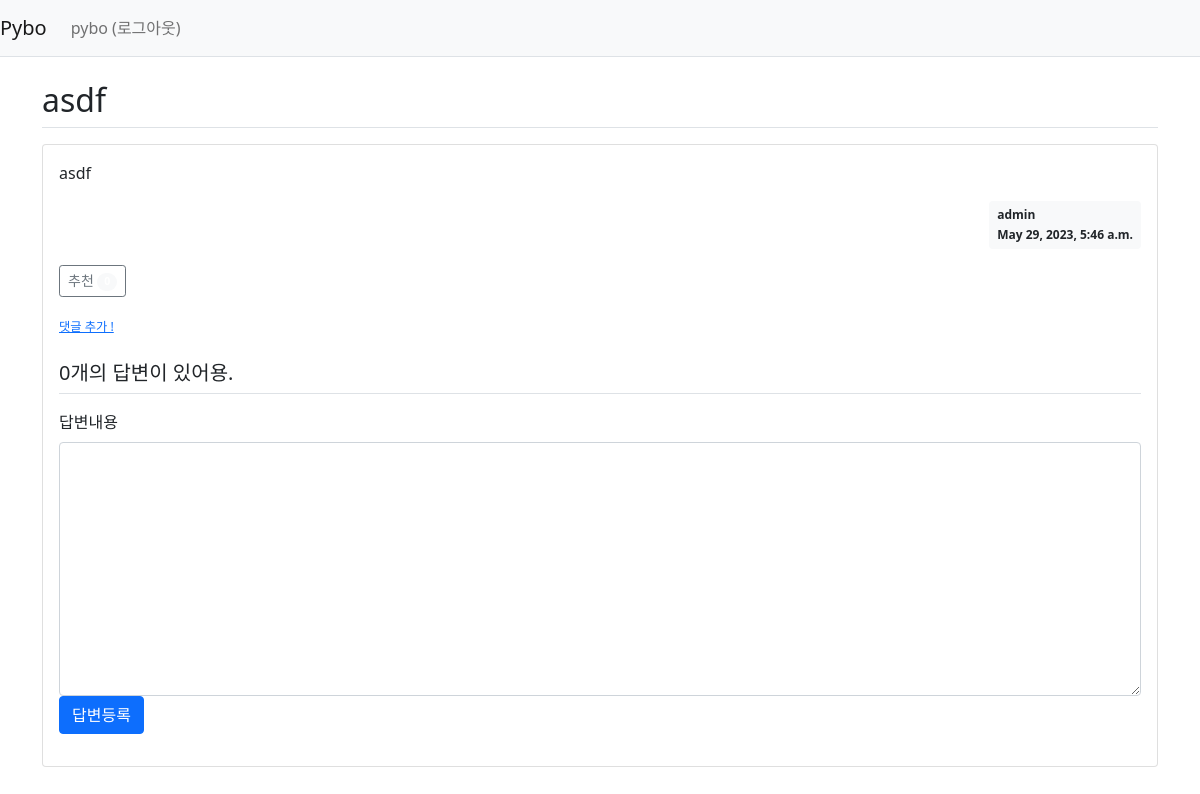
/pybo/answer/create/649/ (signed in), run on an earlier commit of the app's database.
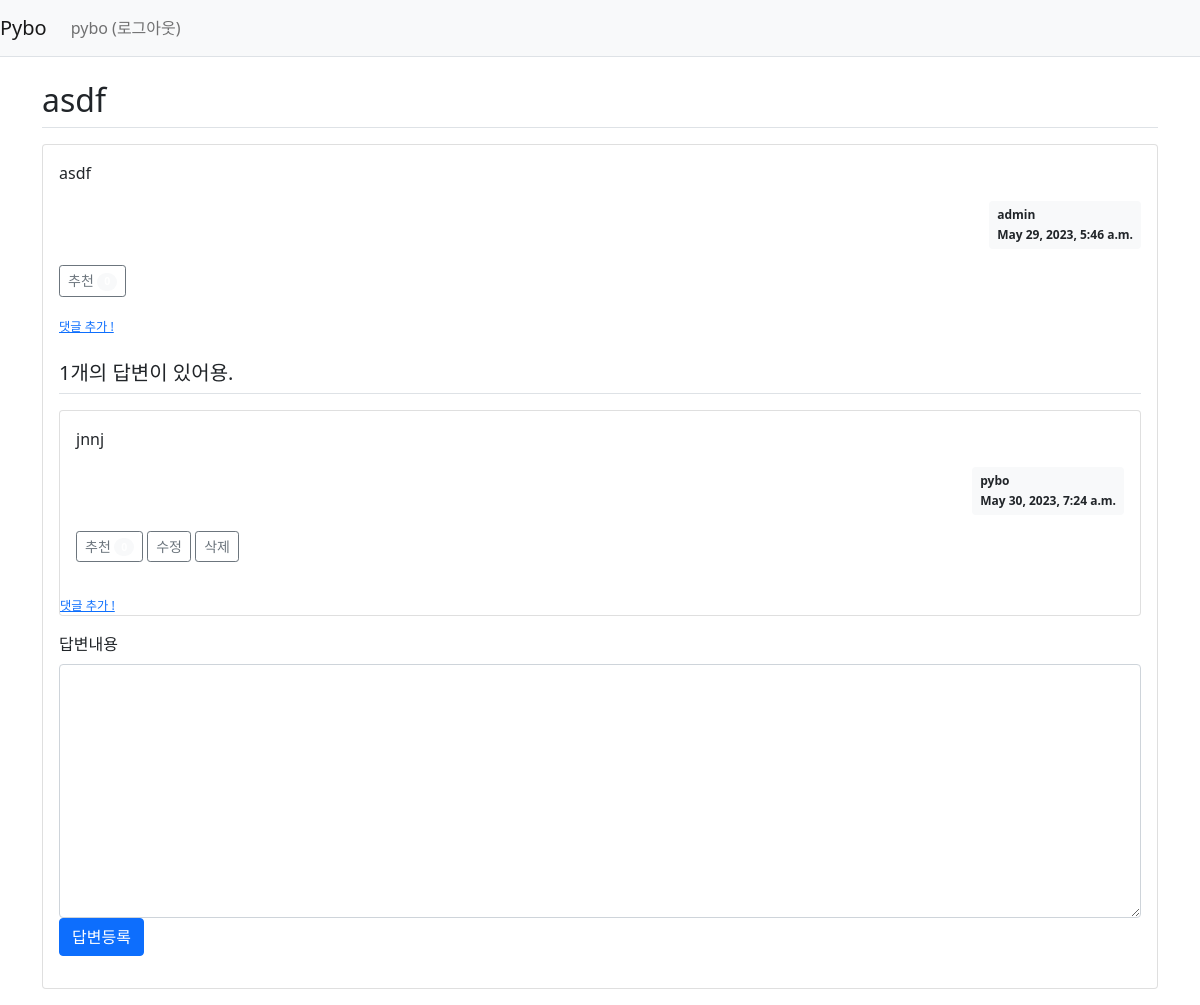
And on a later commit of the database.
### pybo/models.py (models this page shows, shortened)
class Question(models.Model):
    author = models.ForeignKey(User, on_delete = models.CASCADE, related_name='author_question')
    subject = models.CharField(max_length = 200)
    content = models.TextField()
    create_date = models.DateTimeField()
    modify_date = models.DateTimeField(null=True, blank=True)
    modify_count = models.IntegerField(default=0)
    voter = models.ManyToManyField(User, related_name = 'voter_question') # 추천인 추가

class Answer(models.Model):
    author = models.ForeignKey(User, on_delete=models.CASCADE, related_name = 'author_answer')
    question = models.ForeignKey(Question, on_delete = models.CASCADE)
    content = models.TextField()
    create_date = models.DateTimeField()
    modify_date = models.DateTimeField(null=True, blank=True)
    modify_count = models.IntegerField(default=0)
    voter = models.ManyToManyField(User, related_name = 'voter_answer')

### pybo/views/answer_views.py (the view)
# urls.py: path('answer/create/<int:question_id>/', answer_views.answer_create, name='answer_create'),
@login_required(login_url='common:login')
def answer_create(request, question_id):
    question = get_object_or_404(Question, pk=question_id)
    if request.method == "POST":
        form = AnswerForm(request.POST)
        if form.is_valid():
            answer = form.save(commit=False)
            answer.author = request.user  # 추가한 속성 author 적용
            answer.create_date = timezone.now()
            answer.question = question
            answer.save()
            return redirect('{}#answer_{}'.format(
                resolve_url('pybo:detail', question_id=question.id), answer.id))
    else:
        form = AnswerForm()
    context = {'question': question, 'form': form}
    return render(request, 'pybo/question_detail.html', context)

### pybo/forms.py
class AnswerForm(forms.ModelForm):
    class Meta:
        model = Answer
        fields = ['content']
        labels = {
            'content' : '답변내용'
        }

### pybo/templatetags/pybo_filter.py (called while the page is built)
@register.filter
def mark(value):
    extensions = ['nl2br', 'fenced_code']
    return mark_safe(markdown.markdown(value, extensions=extensions))

### templates/pybo/question_detail.html (shortened to what this page needs)
{% extends 'base.html' %}
{% load pybo_filter %}
{% block content %}
<div class="container my-3">
    <h2 class="border-bottom py-2">{{ question.subject }}</h2>
    <div class="card my-3">
        <div class="card-body">
            <div class="card-text">{{ question.content|mark }}</div>
            <div class="d-flex justify-content-end">
                <div class="badge bg-light text-dark p-2 text-start">
                    <div class="mb-2">{{ question.author.username }}</div>
                    <div>{{ question.create_date }}</div>
                </div>
            </div>
            <div class="my-3">
                <a href="javascript:void(0)" data-uri="{% url 'pybo:vote_question' question.id %}"
                    class="recommend btn btn-sm btn-outline-secondary">
                    추천
                    <span class="badge rounded-pill bg-light">{{ question.voter.count }}</span></a>
            </div>
        <a href="{% url 'pybo:comment_create_question' question.id %}" class="small"><small>댓글 추가 !</small></a>
    <h5 class="border-bottom my-3 py-2">{{ question.answer_set.count }}개의 답변이 있어용.</h5>
    {% for answer in question.answer_set.all %}
    <div class="card my-3">
        <div class="card-body">
            <div class="card-text">{{ answer.content|mark }}</div>
            <div class="d-flex justify-content-end">
                <div class="badge bg-light text-dark p-2 text-start">
                    <div class="mb-2">{{ answer.author.username }}</div>
                    <div>{{ answer.create_date }}</div>
                </div>
            </div>
            <div class="my-3">
                <a href="javascript:void(0)" data-uri="{% url 'pybo:vote_answer' answer.id  %}"
                    class="recommend btn btn-sm btn-outline-secondary"> 추천
                    <span class="badge rounded-pill bg-light">{{answer.voter.count}}</span>
                </a>
                {% if request.user == answer.author %}
                <a href="{% url 'pybo:answer_modify' answer.id %}" class="btn btn-sm btn-outline-secondary">수정</a>
                <a href="#" class="delete btn btn-sm btn-outline-secondary"
                    data-uri="{% url 'pybo:answer_delete' answer.id %}">삭제</a>
                {% endif %}
            </div>
        </div>
        <a href="{% url 'pybo:comment_create_answer' answer.id %}" class="small"><small>댓글 추가 !</small></a>
    </div>
    {% endfor %}
    <form action="{% url 'pybo:answer_create' question.id %}" method="post" class="my-3">
        <div class="form-group">
            <label for="content" class="form-label">답변내용</label>
            <textarea {% if not user.is_authenticated %}disabled{% endif %} name="content" id="content"
                class="form-control" rows="10"></textarea>
        </div>
        <input type="submit" value="답변등록" class="btn btn-primary">
    </form>
</div>
{% endblock %}

What changed in the data, as far as the page shows it:
computed for Question "asdf": answer_set.count "0" → "1"
added Answer: content|mark "jnnj", author.username "pybo", create_date "May 30, 2023, 7:24 a.m.", shows "수정"
